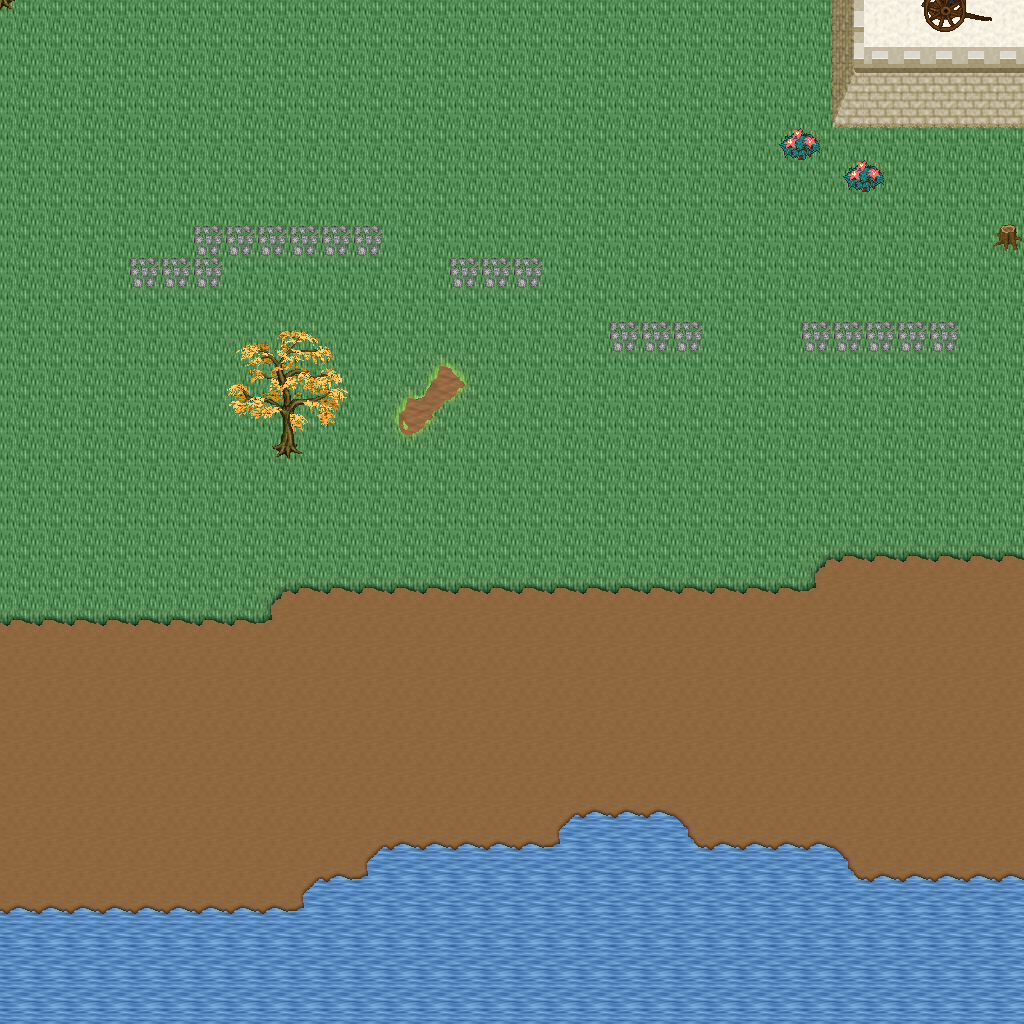

Tiled map render using the project's own tile images. Description and the map definition, with tile-layer contents summarised, below:
An orthogonal 32x32 tile map with 32x32 px tiles, 5 tile layers (Ground, Objects, Objects2, Above, ...), 1 hidden layer not drawn, 29 tilesets.

<map version="1.10" tiledversion="1.11.0" orientation="orthogonal" renderorder="right-down" width="32" height="32" tilewidth="32" tileheight="32" infinite="0" nextlayerid="11" nextobjectid="1">
 <tileset firstgid="1" name="logic_collision" tilewidth="32" tileheight="32" tilecount="1" columns="1">
  <image source="../drawable/logic_collision.png" width="32" height="32" />
 </tileset>
 <tileset firstgid="2" name="ground_ground" tilewidth="32" tileheight="32" tilecount="33" columns="3">
  <image source="../drawable/ground_ground.png" width="96" height="352" />
 </tileset>
 <tileset firstgid="35" name="building_castle" tilewidth="32" tileheight="32" tilecount="320" columns="20">
  <image source="../drawable/building_castle.png" width="640" height="512" />
 </tileset>
 <tileset firstgid="355" name="ground_grass_corners" tilewidth="32" tileheight="32" tilecount="24" columns="6">
  <image source="../drawable/ground_grass_corners.png" width="192" height="128" />
 </tileset>
 <tileset firstgid="379" name="ground_grass_edges" tilewidth="32" tileheight="32" tilecount="36" columns="12">
  <image source="../drawable/ground_grass_edges.png" width="384" height="96" />
 </tileset>
 <tileset firstgid="415" name="ground_water_pool" tilewidth="32" tileheight="32" tilecount="72" columns="3">
  <image source="../drawable/ground_water_pool.png" width="96" height="768" />
 </tileset>
 <tileset firstgid="487" name="ground_earth_edges" tilewidth="32" tileheight="32" tilecount="18" columns="6">
  <image source="../drawable/ground_earth_edges.png" width="192" height="96" />
 </tileset>
 <tileset firstgid="505" name="item_weapon_cannon" tilewidth="32" tileheight="32" tilecount="12" columns="3">
  <image source="../drawable/item_weapon_cannon.png" width="96" height="128" />
 </tileset>
 <tileset firstgid="517" name="item_pot_barrels_1" tilewidth="32" tileheight="32" tilecount="8" columns="4">
  <image source="../drawable/item_pot_barrels_1.png" width="128" height="64" />
 </tileset>
 <tileset firstgid="525" name="ground_cobbled_paving" tilewidth="32" tileheight="32" tilecount="1" columns="1">
  <image source="../drawable/ground_cobbled_paving.png" width="32" height="32" />
 </tileset>
 <tileset firstgid="526" name="ground_ridge_earth_pale" tilewidth="32" tileheight="32" tilecount="96" columns="12">
  <image source="../drawable/ground_ridge_earth_pale.png" width="384" height="256" />
 </tileset>
 <tileset firstgid="622" name="plant_bushes_and_trees" tilewidth="32" tileheight="32" tilecount="144" columns="16">
  <image source="../drawable/plant_bushes_and_trees.png" width="512" height="289" />
 </tileset>
 <tileset firstgid="766" name="plant_bush_leafy_2" tilewidth="32" tileheight="32" tilecount="12" columns="6">
  <image source="../drawable/plant_bush_leafy_2.png" width="192" height="64" />
 </tileset>
 <tileset firstgid="778" name="plant_bush_flowering" tilewidth="32" tileheight="32" tilecount="72" columns="8">
  <image source="../drawable/plant_bush_flowering.png" width="256" height="288" />
 </tileset>
 <tileset firstgid="850" name="plant_stump_small_stump" tilewidth="32" tileheight="32" tilecount="4" columns="2">
  <image source="../drawable/plant_stump_small_stump.png" width="64" height="64" />
 </tileset>
 <tileset firstgid="854" name="plant_tree_fall_trees" tilewidth="32" tileheight="32" tilecount="40" columns="8">
  <image source="../drawable/plant_tree_fall_trees.png" width="256" height="160" />
 </tileset>
 <tileset firstgid="894" name="logic_creature_animal" tilewidth="32" tileheight="32" tilecount="32" columns="8">
  <image source="../drawable/logic_creature_animal.png" width="256" height="128" />
 </tileset>
 <tileset firstgid="926" name="logic_creature_rodent" tilewidth="32" tileheight="32" tilecount="8" columns="8">
  <image source="../drawable/logic_creature_rodent.png" width="256" height="32" />
 </tileset>
 <tileset firstgid="934" name="plant_vine" tilewidth="32" tileheight="32" tilecount="3" columns="1">
  <image source="../drawable/plant_vine.png" width="32" height="96" />
 </tileset>
 <tileset firstgid="937" name="building_cottage" tilewidth="32" tileheight="32" tilecount="256" columns="16">
  <image source="../drawable/building_cottage.png" width="512" height="512" />
 </tileset>
 <tileset firstgid="1193" name="building_roof_thatched_roof" tilewidth="32" tileheight="32" tilecount="256" columns="16">
  <image source="../drawable/building_roof_thatched_roof.png" width="512" height="512" />
 </tileset>
 <tileset firstgid="1449" name="building_window_windows" tilewidth="32" tileheight="32" tilecount="256" columns="16">
  <image source="../drawable/building_window_windows.png" width="512" height="512" />
 </tileset>
 <tileset firstgid="1705" name="building_door_doors" tilewidth="32" tileheight="32" tilecount="256" columns="16">
  <image source="../drawable/building_door_doors.png" width="512" height="512" />
 </tileset>
 <tileset firstgid="1961" name="building_fence_fence_wooden" tilewidth="32" tileheight="32" tilecount="12" columns="3">
  <image source="../drawable/building_fence_fence_wooden.png" width="96" height="128" />
 </tileset>
 <tileset firstgid="1973" name="ground_ground_3" tilewidth="32" tileheight="32" tilecount="5" columns="5">
  <image source="../drawable/ground_ground_3.png" width="160" height="32" />
 </tileset>
 <tileset firstgid="1978" name="plant_tree_tree_darkgreen" tilewidth="32" tileheight="32" tilecount="88" columns="8">
  <image source="../drawable/plant_tree_tree_darkgreen.png" width="256" height="352" />
 </tileset>
 <tileset firstgid="2066" name="logic_portal" tilewidth="32" tileheight="32" tilecount="24" columns="8">
  <image source="../drawable/logic_portal.png" width="256" height="96" />
 </tileset>
 <tileset firstgid="2090" name="building_decoration_magician_banner" tilewidth="32" tileheight="32" tilecount="3" columns="3">
  <image source="../drawable/building_decoration_magician_banner.png" width="96" height="32" />
 </tileset>
 <tileset firstgid="2093" name="ground_ladder_vertical_dark" tilewidth="32" tileheight="32" tilecount="3" columns="3">
  <image source="../drawable/ground_ladder_vertical_dark.png" width="96" height="32" />
 </tileset>
 <layer id="1" name="Ground" width="32" height="32">
  <data>[1024 cells, 1024 non-empty, 8 distinct tile ids]</data>
 </layer>
 <layer id="2" name="Objects" width="32" height="32">
  <data>[1024 cells, 107 non-empty, 19 distinct tile ids]</data>
 </layer>
 <layer id="3" name="Objects2" width="32" height="32">
  <data>[1024 cells, 10 non-empty, 8 distinct tile ids]</data>
 </layer>
 <layer id="4" name="Above" width="32" height="32">
  <data>[1024 cells, 16 non-empty, 16 distinct tile ids]</data>
 </layer>
 <layer id="5" name="Above2" width="32" height="32">
  <data>[1024 cells, 0 non-empty, 0 distinct tile ids]</data>
 </layer>
 <layer id="6" name="Walkable" width="32" height="32" visible="0">
  <data>[1024 cells, 32 non-empty, 1 distinct tile ids]</data>
 </layer>
 <objectgroup id="7" name="Mapevents" />
 <objectgroup id="8" name="Spawn" />
 <objectgroup id="9" name="Keys" />
 <objectgroup id="10" name="Replace" />
</map>
